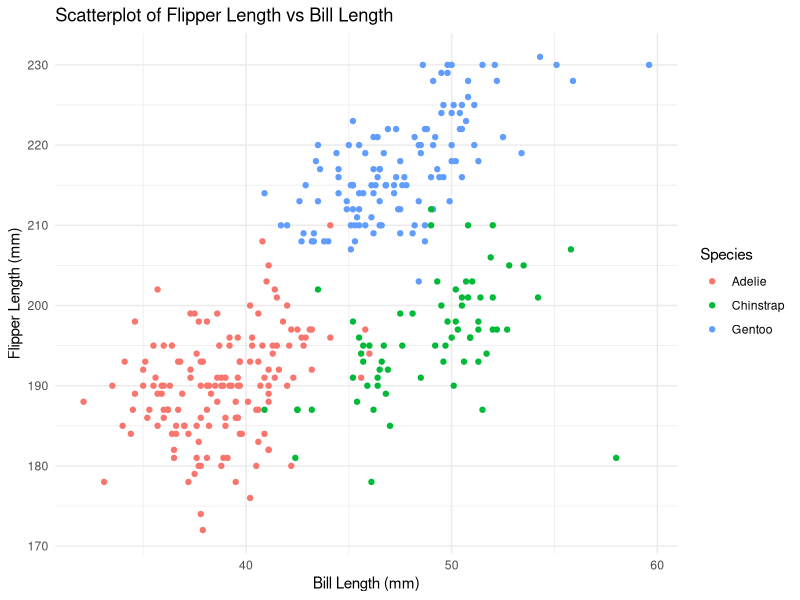
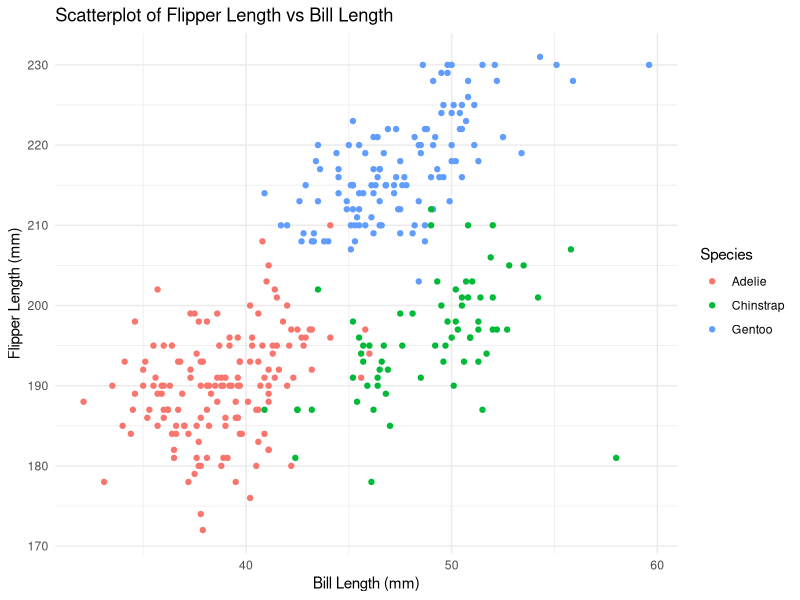

R code for these plots, in order:
## ---- chunk 1
library(palmerpenguins)
data("penguins", package = "palmerpenguins")

summary(penguins)
## ---- chunk 2
# rows of dataset
nrow(penguins)
# columns of dataset
ncol(penguins)
## ---- chunk 3
# Load necessary libraries
library(ggplot2)
library(palmerpenguins)

# Load the penguins dataset
data("penguins", package = "palmerpenguins")

## ---- chunk 4
ggplot(penguins, aes(x = bill_length_mm, y = flipper_length_mm, color = species)) + 
  geom_point() +
  labs(title = "Scatterplot of Flipper Length vs Bill Length",
       x = "Bill Length (mm)",
       y = "Flipper Length (mm)",
       color = "Species") +
  theme_minimal()

## ---- chunk 5
ggsave("scatter_plot.png")
## ---- chunk 6
library(tidyverse)
example_df = tibble(
  vec_char = c("A","B","C","D","E","F","G","H","I","J"),
  vec_numeric = rnorm(10),
  vec_logical = vec_numeric > 0,
  vec_factor = factor(c("LEVEL1","LEVEL2","LEVEL3",
                        "LEVEL1","LEVEL2","LEVEL3",
                        "LEVEL1","LEVEL2","LEVEL3",
                        "LEVEL1"))
)
example_df

## ---- chunk 7
print(as.numeric(example_df$vec_char))
print(as.numeric(example_df$vec_logical))
print(as.numeric(example_df$vec_factor))
